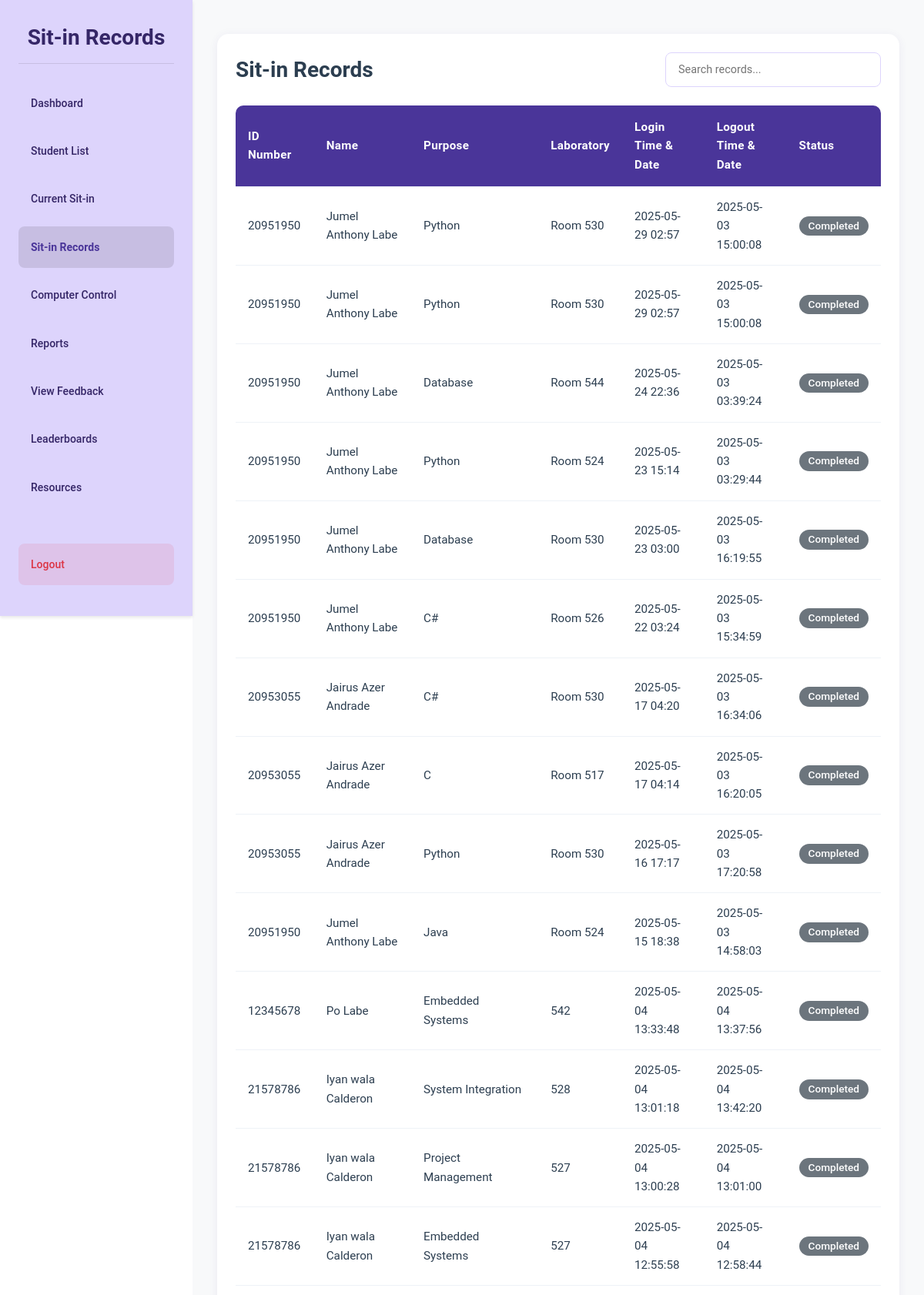
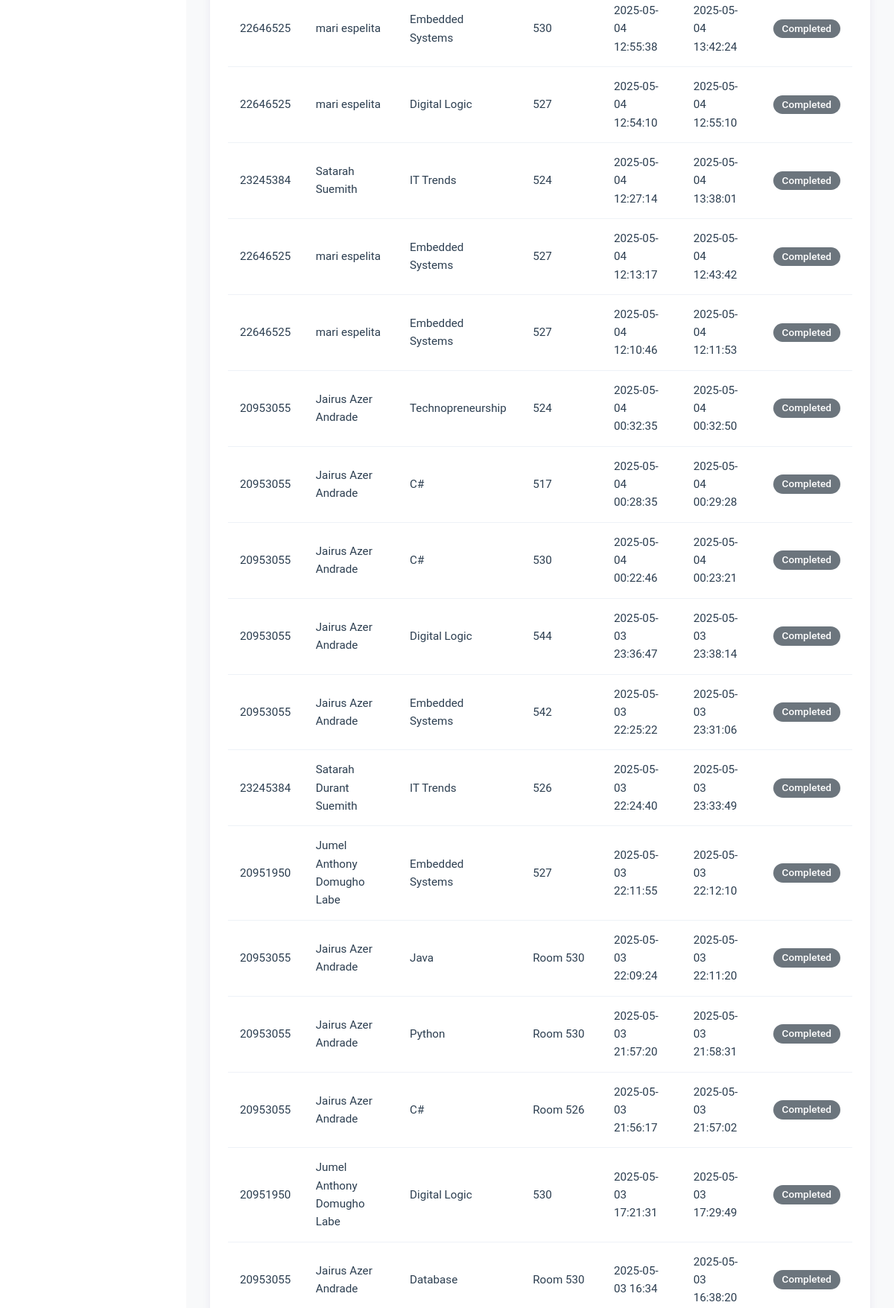
Screenshot of /admin/sit_in_records (signed in, upper part) with the database file from the repository (2 pictures, top to bottom).
### tables this page shows
CREATE TABLE sit_in_records (
    sit_in_id INTEGER PRIMARY KEY AUTOINCREMENT,
    id_number VARCHAR(50) NOT NULL,
    name VARCHAR(255) NOT NULL,
    purpose TEXT NOT NULL,
    lab VARCHAR(10) NOT NULL,
    login_time DATETIME NOT NULL,
    logout_time DATETIME NULL,
    date DATE NOT NULL
, computer_number INTEGER);

### routes/admin_routes.py (the view)
@admin_bp.route('/sit_in_records')
def sit_in_records():
    if session.get('user_type') != 'admin':
        flash("Admin access required.", "danger")
        return redirect(url_for('auth.login'))
    records = get_sit_in_records()
    purpose_stats = get_purpose_stats()
    return render_template('admin/sit_in_records.html',
                         records=records,
                         purpose_stats=purpose_stats)

### app.py (called while the page is built)
@app.after_request
def add_header(response):
    if 'Cache-Control' not in response.headers:
        response.headers['Cache-Control'] = 'no-store, no-cache, must-revalidate, post-check=0, pre-check=0, max-age=0'
        response.headers['Pragma'] = 'no-cache'
        response.headers['Expires'] = '-1'
    return response

### dbhelper.py (called while the page is built)
def get_sit_in_records():
    conn = get_connection()
    cursor = conn.cursor()
    cursor.execute("""
        SELECT sir.sit_in_id, sir.id_number, sir.name, sir.purpose, sir.lab,
               sir.login_time,
               CASE
                   WHEN sir.logout_time IS NULL THEN 'Active'
                   ELSE sir.logout_time
               END as logout_time
        FROM sit_in_records sir
        ORDER BY sir.login_time DESC
    """)
    records = cursor.fetchall()
    conn.close()
    return [dict(zip(['sit_in_id', 'id_number', 'name', 'purpose', 'lab', 'login_time', 'logout_time'], record))
            for record in records]

### routes/admin_routes.py (called while the page is built)
def get_purpose_stats():
    conn = get_connection()
    cursor = conn.cursor()
    cursor.execute("""
        SELECT purpose, COUNT(*) as count
        FROM sit_in_records
        GROUP BY purpose
    """)
    stats = cursor.fetchall()
    conn.close()
    return stats

### templates/admin/sit_in_records.html (shortened to what this page needs)
{% extends "admin/base.html" %}
{% block content %}
<div class="dashboard-container">
    <div class="sidebar">
        <h1 class="dashboard-title">Sit-in Records</h1>
        <a href="{{ url_for('admin.admin_dashboard') }}" class="menu-btn">Dashboard</a>
        <a href="{{ url_for('admin.student_list') }}" class="menu-btn">Student List</a>
        <a href="{{ url_for('admin.current_sit_in') }}" class="menu-btn">Current Sit-in</a>
        <a href="{{ url_for('admin.sit_in_records') }}" class="menu-btn active">Sit-in Records</a>
        <a href="{{ url_for('admin.computer_control') }}" class="menu-btn">Computer Control</a>
        <a href="{{ url_for('admin.reports') }}" class="menu-btn">Reports</a>
        <a href="{{ url_for('admin.feedback_reports') }}" class="menu-btn">View Feedback</a>
        <a href="{{ url_for('admin.leaderboards') }}" class="menu-btn">Leaderboards</a>
        <a href="{{ url_for('admin.admin_resources') }}" class="menu-btn">Resources</a>
        <a href="{{ url_for('admin.logout') }}" class="menu-btn logout-btn">Logout</a>
    </div>
    <div class="content">
        <div class="container mt-4">
            <div class="table-container">
                <div class="table-header">
                    <h2 class="table-title">Sit-in Records</h2>
                    <div class="table-search">
                        <input type="text" class="search-input" placeholder="Search records..." id="searchInput" onkeyup="searchTable()">
                    </div>
                </div>
                <table class="custom-table">
                    <thead>
                        <tr>
                            <th>ID Number</th>
                            <th>Name</th>
                            <th>Purpose</th>
                            <th>Laboratory</th>
                            <th>Login Time & Date</th>
                            <th>Logout Time & Date</th>
                            <th>Status</th>
                        </tr>
                    </thead>
                    <tbody>
                        {% for record in records %}
                        <tr>
                            <td>{{ record.id_number }}</td>
                            <td>{{ record.name }}</td>
                            <td>{{ record.purpose }}</td>
                            <td>{{ record.lab }}</td>
                            <td>{{ record.login_time }}</td>
                            <td>{{ record.logout_time }}</td>
                            <td>
                                {% if record.logout_time == 'Active' %}
                                    <span class="badge bg-success">Active</span>
                                {% else %}
                                    <span class="badge bg-secondary">Completed</span>
                                {% endif %}
                            </td>
                        </tr>
                        {% endfor %}
                    </tbody>
                </table>
            </div>
        </div>
    </div>
</div>
{% endblock %}

### static/css/styles.css (style rules this page uses)
:root { --primary: #4a3599; --primary-light: #ddd4fc; --primary-dark: #352667; --secondary: #6c63ff; --accent: #7f6df2; --text-dark: #333333; --text-medium: #555555; --text-light: #777777; --white: #ffffff; --light-gray: #f5f5f5; --mid-gray: #e0e0e0; --border-color: #dddddd; --success: #28a745; --danger: #dc3545; --warning: #ffc107; --info: #17a2b8; --font-family: 'Roboto', Arial, sans-serif; --h1-size: 2rem; --h2-size: 1.75rem; --h3-size: 1.5rem; --h4-size: 1.25rem; --body-size: 1rem; --small-size: 0.875rem; --space-xs: 0.25rem; --space-sm: 0.5rem; --space-md: 1rem; --space-lg: 1.5rem; --space-xl: 2rem; --radius-sm: 4px; --radius-md: 8px; --radius-lg: 15px; --shadow-sm: 0 2px 4px rgba(0, 0, 0, 0.1); --shadow-md: 0 4px 8px rgba(0, 0, 0, 0.1); --shadow-lg: 0 8px 16px rgba(0, 0, 0, 0.1); }
* { margin: 0; padding: 0; box-sizing: border-box; }
body { font-family: var(--font-family); color: var(--text-dark); background-color: var(--light-gray); line-height: 1.6; font-size: var(--body-size); }
a { color: var(--primary); text-decoration: none; transition: color 0.3s ease; }
h1, h2, h3, h4, h5, h6 { font-weight: 700; line-height: 1.2; margin-bottom: var(--space-md); color: var(--primary-dark); }
h1 { font-size: var(--h1-size); }
h2 { font-size: var(--h2-size); }
.dashboard-container { width: 100%; min-height: 100vh; display: flex; background-color: var(--white); overflow: hidden; padding-left: 250px; position: relative; }
.sidebar { width: 250px; background-color: #DDD4FC; padding: var(--space-xl) var(--space-lg); display: flex; flex-direction: column; height: 100vh; position: fixed; left: 0; top: 0; z-index: 1000; box-shadow: var(--shadow-sm); transition: transform 0.3s ease; }
.dashboard-title { color: var(--primary-dark); font-size: var(--h2-size); font-weight: bold; padding-bottom: var(--space-md); margin-bottom: var(--space-lg); border-bottom: 1px solid rgba(0, 0, 0, 0.1); text-align: center; }
.menu-btn { background-color: transparent; border: none; padding: var(--space-md); border-radius: var(--radius-md); font-size: var(--small-size); font-weight: 500; text-align: left; cursor: pointer; transition: all 0.2s ease; color: var(--primary-dark); text-decoration: none; display: flex; align-items: center; gap: var(--space-sm); margin-bottom: var(--space-sm); }
.menu-btn.active { background-color: rgba(0, 0, 0, 0.1); font-weight: bold; color: var(--primary); }
.logout-btn { margin-top: auto; background-color: rgba(220, 53, 69, 0.1); color: var(--danger); }
.table-container { background-color: var(--white); border-radius: var(--radius-md); box-shadow: var(--shadow-sm); overflow: hidden; margin-bottom: var(--space-lg); }

### templates/admin/base.html (style rules this page uses)
.table-container { background: #fff; padding: 24px; border-radius: 15px; box-shadow: 0 2px 12px rgba(74, 53, 153, 0.08); margin: 20px 0; }
.table-header { display: flex; justify-content: space-between; align-items: center; margin-bottom: 24px; flex-wrap: wrap; gap: 16px; }
.table-title { font-size: 1.75rem; color: #2c3e50; font-weight: 600; margin: 0; }
.table-search { width: 280px; position: relative; }
.search-input { width: 100%; padding: 10px 16px; border: 1.5px solid #ddd4fc; border-radius: 8px; font-size: 0.9rem; transition: all 0.3s ease; background: #fff; }
.custom-table { width: 100%; border-collapse: separate; border-spacing: 0; margin-bottom: 0; }
.custom-table thead th { background: #4A3599; color: #fff; font-weight: 600; padding: 16px; font-size: 0.95rem; border: none; text-align: left; letter-spacing: 0.3px; }
.custom-table th:first-child { border-top-left-radius: 10px; }
.custom-table th:last-child { border-top-right-radius: 10px; }
.custom-table tbody td { padding: 14px 16px; font-size: 0.95rem; color: #2c3e50; border-top: 1px solid #eef2f7; vertical-align: middle; }
.badge { padding: 6px 12px; font-size: 0.85rem; font-weight: 500; border-radius: 20px; }
.dashboard-container { display: flex; min-height: 100vh; }
.content { flex: 1; padding: 20px; background: #f8f9fa; }
.container { max-width: 1400px; margin: 0 auto; }
.badge.bg-secondary { background-color: #6c757d !important; }

### rows the page displays
sit_in_records: id_number "20951950", name "Jumel Anthony Labe", purpose "Python", lab "Room 530", login_time "2025-05-29 02:57", logout_time "2025-05-03 15:00:08"
sit_in_records: id_number "20951950", name "Jumel Anthony Labe", purpose "Python", lab "Room 530", login_time "2025-05-29 02:57", logout_time "2025-05-03 15:00:08"
sit_in_records: id_number "20951950", name "Jumel Anthony Labe", purpose "Database", lab "Room 544", login_time "2025-05-24 22:36", logout_time "2025-05-03 03:39:24"
sit_in_records: id_number "20951950", name "Jumel Anthony Labe", purpose "Python", lab "Room 524", login_time "2025-05-23 15:14", logout_time "2025-05-03 03:29:44"
sit_in_records: id_number "20951950", name "Jumel Anthony Labe", purpose "Database", lab "Room 530", login_time "2025-05-23 03:00", logout_time "2025-05-03 16:19:55"
sit_in_records: id_number "20951950", name "Jumel Anthony Labe", purpose "C#", lab "Room 526", login_time "2025-05-22 03:24", logout_time "2025-05-03 15:34:59"
sit_in_records: id_number "20953055", name "Jairus Azer Andrade", purpose "C#", lab "Room 530", login_time "2025-05-17 04:20", logout_time "2025-05-03 16:34:06"
sit_in_records: id_number "20953055", name "Jairus Azer Andrade", purpose "C", lab "Room 517", login_time "2025-05-17 04:14", logout_time "2025-05-03 16:20:05"
sit_in_records: id_number "20953055", name "Jairus Azer Andrade", purpose "Python", lab "Room 530", login_time "2025-05-16 17:17", logout_time "2025-05-03 17:20:58"
sit_in_records: id_number "20951950", name "Jumel Anthony Labe", purpose "Java", lab "Room 524", login_time "2025-05-15 18:38", logout_time "2025-05-03 14:58:03"
sit_in_records: id_number "12345678", name "Po Labe", purpose "Embedded Systems", lab "542", login_time "2025-05-04 13:33:48", logout_time "2025-05-04 13:37:56"
sit_in_records: id_number "21578786", name "Iyan wala Calderon", purpose "System Integration", lab "528", login_time "2025-05-04 13:01:18", logout_time "2025-05-04 13:42:20"
sit_in_records: id_number "21578786", name "Iyan wala Calderon", purpose "Project Management", lab "527", login_time "2025-05-04 13:00:28", logout_time "2025-05-04 13:01:00"
sit_in_records: id_number "21578786", name "Iyan wala Calderon", purpose "Embedded Systems", lab "527", login_time "2025-05-04 12:55:58", logout_time "2025-05-04 12:58:44"
sit_in_records: id_number "22646525", name "mari espelita", purpose "Embedded Systems", lab "530", login_time "2025-05-04 12:55:38", logout_time "2025-05-04 13:42:24"
sit_in_records: id_number "22646525", name "mari espelita", purpose "Digital Logic", lab "527", login_time "2025-05-04 12:54:10", logout_time "2025-05-04 12:55:10"
sit_in_records: id_number "23245384", name "Satarah Suemith", purpose "IT Trends", lab "524", login_time "2025-05-04 12:27:14", logout_time "2025-05-04 13:38:01"
sit_in_records: id_number "22646525", name "mari espelita", purpose "Embedded Systems", lab "527", login_time "2025-05-04 12:13:17", logout_time "2025-05-04 12:43:42"
sit_in_records: id_number "22646525", name "mari espelita", purpose "Embedded Systems", lab "527", login_time "2025-05-04 12:10:46", logout_time "2025-05-04 12:11:53"
sit_in_records: id_number "20953055", name "Jairus Azer Andrade", purpose "Technopreneurship", lab "524", login_time "2025-05-04 00:32:35", logout_time "2025-05-04 00:32:50"
sit_in_records: id_number "20953055", name "Jairus Azer Andrade", purpose "C#", lab "517", login_time "2025-05-04 00:28:35", logout_time "2025-05-04 00:29:28"
sit_in_records: id_number "20953055", name "Jairus Azer Andrade", purpose "C#", lab "530", login_time "2025-05-04 00:22:46", logout_time "2025-05-04 00:23:21"
sit_in_records: id_number "20953055", name "Jairus Azer Andrade", purpose "Digital Logic", lab "544", login_time "2025-05-03 23:36:47", logout_time "2025-05-03 23:38:14"
sit_in_records: id_number "20953055", name "Jairus Azer Andrade", purpose "Embedded Systems", lab "542", login_time "2025-05-03 22:25:22", logout_time "2025-05-03 23:31:06"
sit_in_records: id_number "23245384", name "Satarah Durant Suemith", purpose "IT Trends", lab "526", login_time "2025-05-03 22:24:40", logout_time "2025-05-03 23:33:49"
sit_in_records: id_number "20951950", name "Jumel Anthony Domugho Labe", purpose "Embedded Systems", lab "527", login_time "2025-05-03 22:11:55", logout_time "2025-05-03 22:12:10"
sit_in_records: id_number "20953055", name "Jairus Azer Andrade", purpose "Java", lab "Room 530", login_time "2025-05-03 22:09:24", logout_time "2025-05-03 22:11:20"
sit_in_records: id_number "20953055", name "Jairus Azer Andrade", purpose "Python", lab "Room 530", login_time "2025-05-03 21:57:20", logout_time "2025-05-03 21:58:31"
sit_in_records: id_number "20953055", name "Jairus Azer Andrade", purpose "C#", lab "Room 526", login_time "2025-05-03 21:56:17", logout_time "2025-05-03 21:57:02"
sit_in_records: id_number "20951950", name "Jumel Anthony Domugho Labe", purpose "Digital Logic", lab "530", login_time "2025-05-03 17:21:31", logout_time "2025-05-03 17:29:49"
sit_in_records: id_number "20953055", name "Jairus Azer Andrade", purpose "Database", lab "Room 530", login_time "2025-05-03 16:34", logout_time "2025-05-03 16:38:20"
